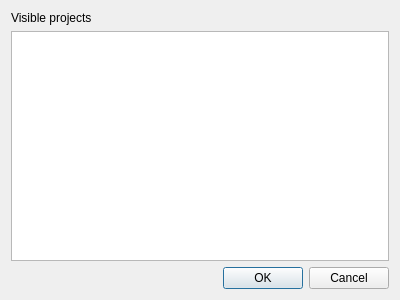
<?xml version="1.0" encoding="UTF-8"?>
<ui version="4.0">
 <class>VisibleProjectsDialog</class>
 <widget class="QDialog" name="VisibleProjectsDialog">
  <property name="geometry">
   <rect>
    <x>0</x>
    <y>0</y>
    <width>400</width>
    <height>300</height>
   </rect>
  </property>
  <property name="windowTitle">
   <string>Dialog</string>
  </property>
  <layout class="QVBoxLayout" name="verticalLayout">
   <item>
    <widget class="QLabel" name="label">
     <property name="text">
      <string>Visible projects</string>
     </property>
    </widget>
   </item>
   <item>
    <widget class="QListView" name="targets_list_"/>
   </item>
   <item>
    <widget class="QDialogButtonBox" name="buttonBox">
     <property name="orientation">
      <enum>Qt::Horizontal</enum>
     </property>
     <property name="standardButtons">
      <set>QDialogButtonBox::Cancel|QDialogButtonBox::Ok</set>
     </property>
    </widget>
   </item>
  </layout>
 </widget>
 <resources/>
 <connections>
  <connection>
   <sender>buttonBox</sender>
   <signal>accepted()</signal>
   <receiver>VisibleProjectsDialog</receiver>
   <slot>accept()</slot>
   <hints>
    <hint type="sourcelabel">
     <x>248</x>
     <y>254</y>
    </hint>
    <hint type="destinationlabel">
     <x>157</x>
     <y>274</y>
    </hint>
   </hints>
  </connection>
  <connection>
   <sender>buttonBox</sender>
   <signal>rejected()</signal>
   <receiver>VisibleProjectsDialog</receiver>
   <slot>reject()</slot>
   <hints>
    <hint type="sourcelabel">
     <x>316</x>
     <y>260</y>
    </hint>
    <hint type="destinationlabel">
     <x>286</x>
     <y>274</y>
    </hint>
   </hints>
  </connection>
 </connections>
</ui>
